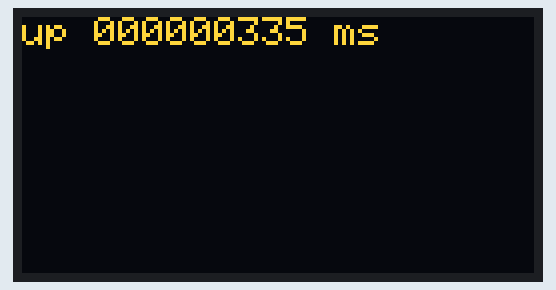
The sketch below on a simulated Arduino Mega 2560, built with avr-gcc and run on an emulated ATmega2560. On the bench: 128×64 one-colour display. The OLED is the two-colour kind (top 16 rows yellow).

Above: at 0.51 s.
At 5.14 s:
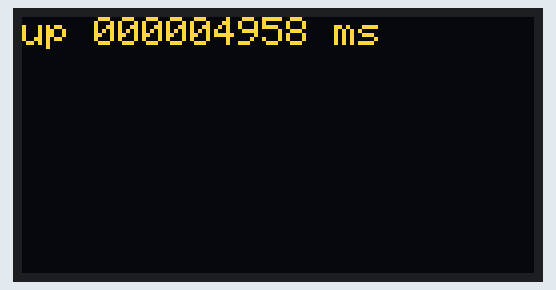
At 10.07 s:
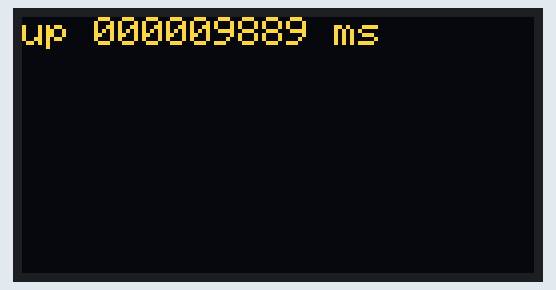
At 19.93 s:
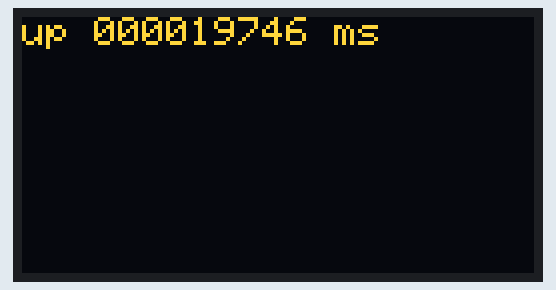
At 29.79 s:
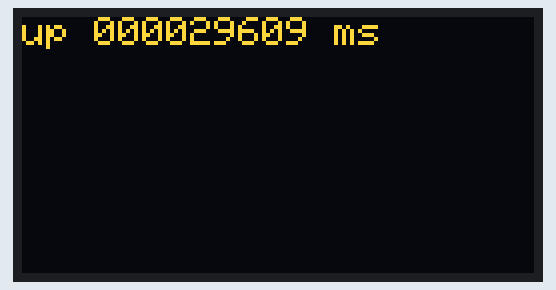
At 39.65 s:
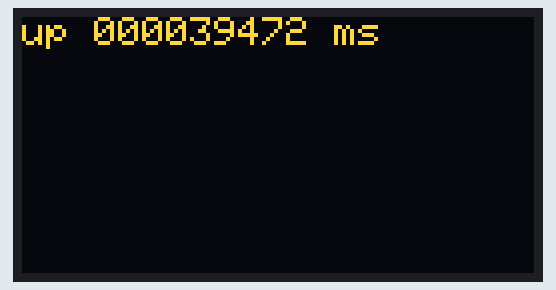

The sketch:

sensors.ino
```cpp
#include <Wire.h>
//#include <LiquidCrystal_I2C.h>
#include <AccelStepper.h>
#include <Adafruit_SSD1306.h>
#include <Adafruit_GFX.h>

// OLED display TWI address
#define OLED_ADDR   0x3C

// reset pin not used on 4-pin OLED module
Adafruit_SSD1306 display(-1);  // -1 = no reset pin

// 128 x 64 pixel display
//#if (SSD1306_LCDHEIGHT != 64)
//#error("Height incorrect, please fix Adafruit_SSD1306.h!");
//#endif

void setup() {
  // initialize and clear display
  display.begin(SSD1306_SWITCHCAPVCC, OLED_ADDR);
  display.clearDisplay();
  display.display();


}

void loop() {
  // put your main code here, to run repeatedly:
  display.clearDisplay();
  display.setTextSize(1);
  display.setTextColor(WHITE);
  display.setCursor(0,0);
  char buf[128];
  sprintf(buf, "up %09u ms", millis());
  display.print(buf);
  display.display();
}


#define PIN_LCD_SDA 20
#define PIN_LCD_SCL 21
#define PIN_US_TRIGGER 12
#define PIN_US_ECHO 11
#define US_SLOPE 5.9
#define US_INTERCEPT 0

#define STEPPER_STEPS_PER_REV 200
#define MAX_SPEED_STEPS_PER_SEC (0.25 * STEPPER_STEPS_PER_REV)
#define H_STEPPER_PIN_ENABLE 51
#define H_STEPPER_PIN_DIR 52
#define H_STEPPER_PIN_PUL 53

#define DRIVE_MS 500

/*

AccelStepper height_stepper(AccelStepper::DRIVER,
  H_STEPPER_PIN_PUL, H_STEPPER_PIN_DIR);


LiquidCrystal_I2C lcd(0x27,20,4);  // set the LCD address to 0x27 for a 16 chars and 2 line display

void setup()
{
    setup_ultrasonic();
    setup_lcd();
    height_stepper.setMaxSpeed(MAX_SPEED_STEPS_PER_SEC);
    height_stepper.setSpeed(MAX_SPEED_STEPS_PER_SEC);
    height_stepper.setAcceleration(MAX_SPEED_STEPS_PER_SEC / 2);
    //height_stepper.setPinsInverted(directionInvert = false, stepInvert = false, enableInvert = false);
    //height_stepper.setPinsInverted(true, false, true);

    //long d = 1000;
    //refresh_disp(d);
    //height_stepper.runToNewPosition(d);
    //height_stepper.moveTo(1000);

    //while (height_stepper.runSpeed()) {
    //    refresh_disp(0);
    //}
    //height_stepper.moveTo(0);
    //while (height_stepper.runSpeed()) {
        //wait
    //}
    //refresh_disp(0);
}

void setup_lcd() {

  lcd.init();  //initialize the lcd
  lcd.backlight();  //open the backlight


}

void refresh_disp(long d) {
    char buf[20];
    lcd.setCursor ( 0, 0 );
    sprintf(buf, "Up %09u ms", millis());
    lcd.print(buf);
    lcd.setCursor (0, 1);
    sprintf(buf, "us: %09u mm", d);
    lcd.print(buf);
    lcd.setCursor (0, 2);
    sprintf(buf, "pos: %09d steps", height_stepper.currentPosition());
    lcd.print(buf);
}


void loop()
{
    long d = get_us_distance();
    refresh_disp(d);

    height_stepper.moveTo(d);
    //height_stepper.setSpeed(MAX_SPEED_STEPS_PER_SEC);

    //height_stepper.runSpeedToPosition();

    long start = millis();
    while (millis() < start + DRIVE_MS && millis() > start - 1) {
        height_stepper.run();
    }
    //    d = get_us_distance();
    //    refresh_disp(d);
    //}
    //delayMicroseconds(10);
    //delay(500);
    /*lcd.setCursor ( 0, 1 );
    lcd.print(d);
    lcd.setCursor ( 0, 2 );
    lcd.print("  20 cols, 4 rows   ");
    lcd.setCursor ( 0, 3 );
    lcd.print(" www.sunfounder.com ");
}

// * /

long get_us_distance() {
    unsigned long distance, duration;
    digitalWrite(PIN_US_TRIGGER, HIGH);
    long s = micros();
    while (micros() < s + 10) {
        height_stepper.runSpeed();
    }
    digitalWrite(PIN_US_TRIGGER, LOW);
    duration = pulseIn(PIN_US_ECHO,HIGH);
    distance = duration;
    return distance / US_SLOPE + US_INTERCEPT;
}

void setup_ultrasonic() {
    pinMode(PIN_US_ECHO, INPUT);
    pinMode(PIN_US_TRIGGER, OUTPUT);
    digitalWrite(PIN_US_TRIGGER, LOW);
}

// */
```
